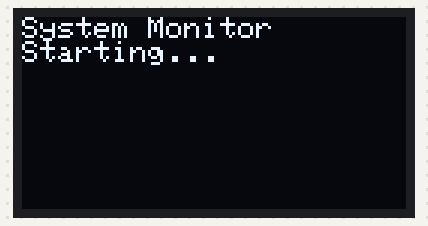
A sketch run on a simulated ESP32. On the bench: 128×64 one-colour display. WiFi joins after 1.5 s; servers stay silent unless stated; uploads are accepted with an empty reply; what the sketch prints to the serial monitor is not drawn.

Above: at 0.1 s.
At 1.6 s:
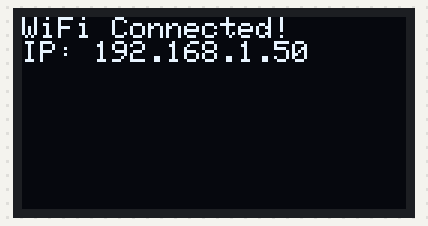
At 4.1 s:
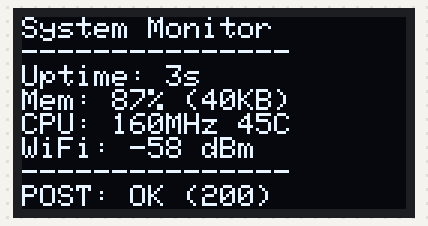
At 14.6 s:
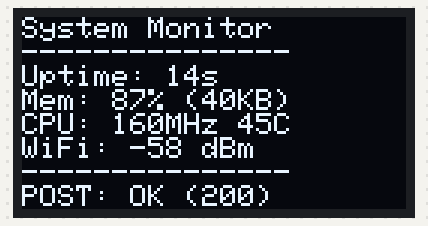
At 19.9 s:
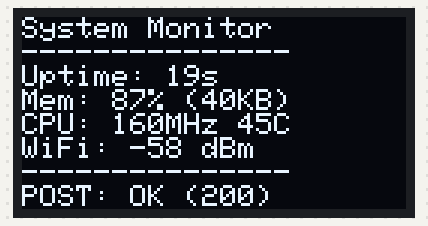
At 35.7 s:
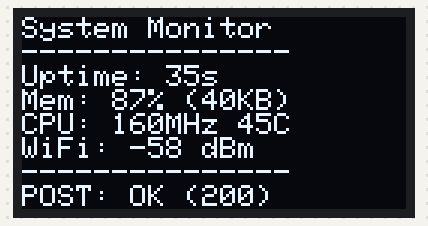

Measured:
- what the display in image 1 shows lasts 2.5 s, from 1.6 s to 4.1 s
- what the display in image 3 shows lasts 5.2 s, from 14.6 s to 19.8 s

The sketch:

esp32-system-monitor.ino
```cpp
#include <WiFi.h>
#include <HTTPClient.h>
#include <WiFiClientSecure.h>
#include <Wire.h>
#include <Adafruit_GFX.h>
#include <Adafruit_SSD1306.h>
#include <esp_system.h>
#include <esp_task_wdt.h>

// WiFi credentials
const char* ssid = "[REDACTED]";
const char* password = "[REDACTED]";
const char* serverUrl = "[REDACTED]";
const char* DEVICE_ID = "esp32-system-monitor";

// Display setup
#define SCREEN_WIDTH 128
#define SCREEN_HEIGHT 64
#define OLED_RESET -1
#define SCREEN_ADDRESS 0x3C
Adafruit_SSD1306 display(SCREEN_WIDTH, SCREEN_HEIGHT, &Wire, OLED_RESET);

// System monitoring variables
unsigned long bootTime = 0;
unsigned long lastResetReason = 0;
uint32_t loopCounter = 0;
float cpuTemp = 0;

String getGroupId() {
  String gateway = WiFi.gatewayIP().toString();
  gateway.replace(".", "-");
  return "net-" + gateway;
}

void testConnection() {
  HTTPClient http;
  WiFiClientSecure client;

  client.setInsecure();

  Serial.println("\n--- Testing Connection ---");
  Serial.println("URL: " + String(serverUrl));

  http.begin(client, serverUrl);
  http.setTimeout(10000);
  http.addHeader("ngrok-skip-browser-warning", "true");

  int code = http.GET();
  Serial.println("Test GET response: " + String(code));
  if (code > 0) {
    Serial.println("Response: " + http.getString());
  } else {
    Serial.println("Test failed with error: " + String(code));
  }
  http.end();
}

String getResetReason() {
  esp_reset_reason_t reason = esp_reset_reason();
  switch(reason) {
    case ESP_RST_POWERON: return "Power On";
    case ESP_RST_SW: return "Software Reset";
    case ESP_RST_PANIC: return "Panic/Exception";
    case ESP_RST_INT_WDT: return "Interrupt WDT";
    case ESP_RST_TASK_WDT: return "Task WDT";
    case ESP_RST_WDT: return "Other WDT";
    case ESP_RST_DEEPSLEEP: return "Deep Sleep";
    case ESP_RST_BROWNOUT: return "Brownout";
    case ESP_RST_SDIO: return "SDIO Reset";
    default: return "Unknown";
  }
}

float getCPUTemperature() {
  // Note: ESP32 internal temperature sensor is not very accurate
  // This is an approximation - you may need external sensor for accuracy
  return temperatureRead();
}

String formatUptime(unsigned long milliseconds) {
  unsigned long seconds = milliseconds / 1000;
  unsigned long minutes = seconds / 60;
  unsigned long hours = minutes / 60;
  unsigned long days = hours / 24;

  String uptime = "";
  if (days > 0) uptime += String(days) + "d ";
  uptime += String(hours % 24) + "h ";
  uptime += String(minutes % 60) + "m ";
  uptime += String(seconds % 60) + "s";

  return uptime;
}

void setup() {
  Serial.begin(115200);
  bootTime = millis();

  // Get reset reason
  Serial.println("Reset Reason: " + getResetReason());

  // Initialize I2C and display
  Wire.begin(21, 22);

  if(!display.begin(SSD1306_SWITCHCAPVCC, SCREEN_ADDRESS)) {
    Serial.println("Display init failed!");
  }

  display.clearDisplay();
  display.setTextSize(1);
  display.setTextColor(SSD1306_WHITE);
  display.setCursor(0, 0);
  display.println("System Monitor");
  display.println("Starting...");
  display.display();

  // Connect to WiFi
  WiFi.begin(ssid, password);
  Serial.print("Connecting to WiFi");

  while (WiFi.status() != WL_CONNECTED) {
    delay(500);
    Serial.print(".");
  }

  Serial.println("\n✓ Connected to WiFi!");
  Serial.print("ESP32 IP: ");
  Serial.println(WiFi.localIP());

  // Show connection success
  display.clearDisplay();
  display.setCursor(0, 0);
  display.println("WiFi Connected!");
  display.print("IP: ");
  display.println(WiFi.localIP());
  display.display();
  delay(2000);

  // Test the connection
  testConnection();
}

void loop() {
  loopCounter++;

  if (WiFi.status() == WL_CONNECTED) {
    HTTPClient http;
    WiFiClientSecure client;

    client.setInsecure();

    Serial.println("\n--- System Telemetry POST ---");

    http.begin(client, serverUrl);
    http.setTimeout(10000);
    http.addHeader("Content-Type", "application/json");
    http.addHeader("ngrok-skip-browser-warning", "true");
    http.addHeader("User-Agent", "ESP32-System-Monitor");

    // Gather system telemetry
    unsigned long uptime = millis() - bootTime;
    uint32_t heapFree = ESP.getFreeHeap();
    uint32_t heapTotal = ESP.getHeapSize();
    uint32_t heapUsed = heapTotal - heapFree;
    float heapUsedPercent = (float)heapUsed / heapTotal * 100.0;
    uint32_t psramFree = ESP.getFreePsram();
    uint32_t psramTotal = ESP.getPsramSize();
    uint32_t cpuFreq = ESP.getCpuFreqMHz();
    cpuTemp = getCPUTemperature();
    String chipModel = ESP.getChipModel();
    uint8_t chipCores = ESP.getChipCores();
    uint32_t chipRevision = ESP.getChipRevision();
    uint32_t flashSize = ESP.getFlashChipSize();
    String localIP = WiFi.localIP().toString();
    int rssi = WiFi.RSSI();

    // Create JSON payload
    String jsonPayload = "{";
    jsonPayload += "\"group_id\":\"" + getGroupId(); + "\",";
    jsonPayload += "\"device_id\":\"" + String(DEVICE_ID) + "\",";
    jsonPayload += "\"device_type\":\"system_monitor\",";
    jsonPayload += "\"uptime_ms\":" + String(uptime) + ",";
    jsonPayload += "\"uptime_str\":\"" + formatUptime(uptime) + "\",";
    jsonPayload += "\"reset_reason\":\"" + getResetReason() + "\",";
    jsonPayload += "\"loop_count\":" + String(loopCounter) + ",";
    jsonPayload += "\"heap_free\":" + String(heapFree) + ",";
    jsonPayload += "\"heap_total\":" + String(heapTotal) + ",";
    jsonPayload += "\"heap_used\":" + String(heapUsed) + ",";
    jsonPayload += "\"heap_used_percent\":" + String(heapUsedPercent, 1) + ",";
    jsonPayload += "\"psram_free\":" + String(psramFree) + ",";
    jsonPayload += "\"psram_total\":" + String(psramTotal) + ",";
    jsonPayload += "\"cpu_freq_mhz\":" + String(cpuFreq) + ",";
    jsonPayload += "\"cpu_temp_c\":" + String(cpuTemp, 1) + ",";
    jsonPayload += "\"chip_model\":\"" + chipModel + "\",";
    jsonPayload += "\"chip_cores\":" + String(chipCores) + ",";
    jsonPayload += "\"chip_revision\":" + String(chipRevision) + ",";
    jsonPayload += "\"flash_size\":" + String(flashSize) + ",";
    jsonPayload += "\"wifi_rssi\":" + String(rssi) + ",";
    jsonPayload += "\"local_ip\":\"" + localIP + "\"";
    jsonPayload += "}";

    Serial.println("Payload: " + jsonPayload);
    Serial.println("Payload size: " + String(jsonPayload.length()) + " bytes");

    int httpResponseCode = http.POST(jsonPayload);

    Serial.println("HTTP Response Code: " + String(httpResponseCode));

    // Update display with system info
    display.clearDisplay();
    display.setCursor(0, 0);
    display.setTextSize(1);

    // Header
    display.println("System Monitor");
    display.println("---------------");

    // Uptime
    display.print("Uptime: ");
    if (uptime < 60000) {
      display.print(uptime / 1000);
      display.println("s");
    } else if (uptime < 3600000) {
      display.print(uptime / 60000);
      display.println("m");
    } else {
      display.print(uptime / 3600000);
      display.println("h");
    }

    // Memory usage
    display.print("Mem: ");
    display.print(heapUsedPercent, 0);
    display.print("% (");
    display.print(heapFree / 1024);
    display.println("KB)");

    // CPU info
    display.print("CPU: ");
    display.print(cpuFreq);
    display.print("MHz ");
    display.print(cpuTemp, 0);
    display.println("C");

    // WiFi signal
    display.print("WiFi: ");
    display.print(rssi);
    display.println(" dBm");

    // HTTP status
    display.println("---------------");
    if (httpResponseCode > 0) {
      display.print("POST: OK (");
      display.print(httpResponseCode);
      display.println(")");
      String response = http.getString();
      Serial.println("Response code: " + String(httpResponseCode));
      Serial.println("Response: " + response);
    } else {
      display.print("POST: FAIL (");
      display.print(httpResponseCode);
      display.println(")");
      Serial.println("Error code: " + String(httpResponseCode));

      // Print detailed error info
      if (httpResponseCode == -1) Serial.println("  Connection failed");
      else if (httpResponseCode == -3) Serial.println("  Connection lost");
      else if (httpResponseCode == -11) Serial.println("  Read timeout");
    }

    display.display();
    http.end();

  } else {
    Serial.println("WiFi disconnected");

    // Show disconnection on display
    display.clearDisplay();
    display.setCursor(0, 0);
    display.setTextSize(2);
    display.println("WiFi");
    display.println("Lost!");
    display.display();
  }

  delay(5000);  // Send telemetry every 5 seconds
}
```
